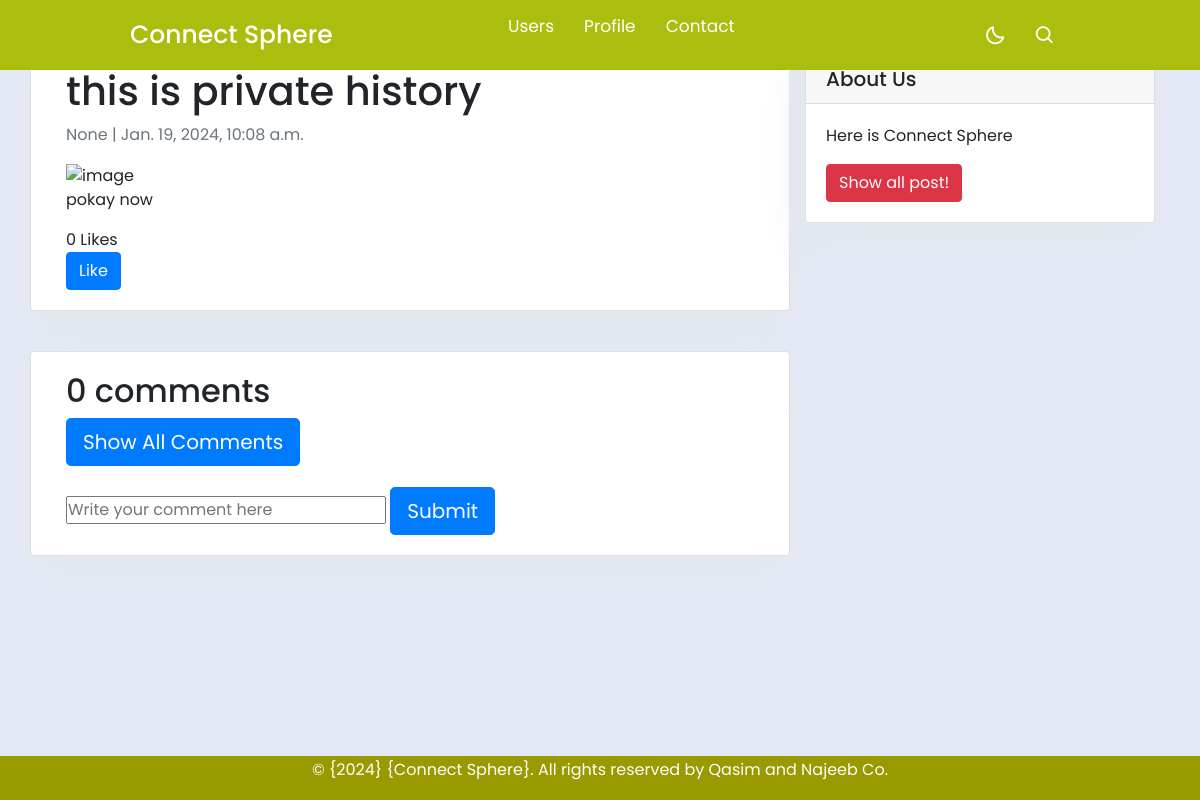
/posts/post_detail/13/, run on an earlier commit of the app's database.
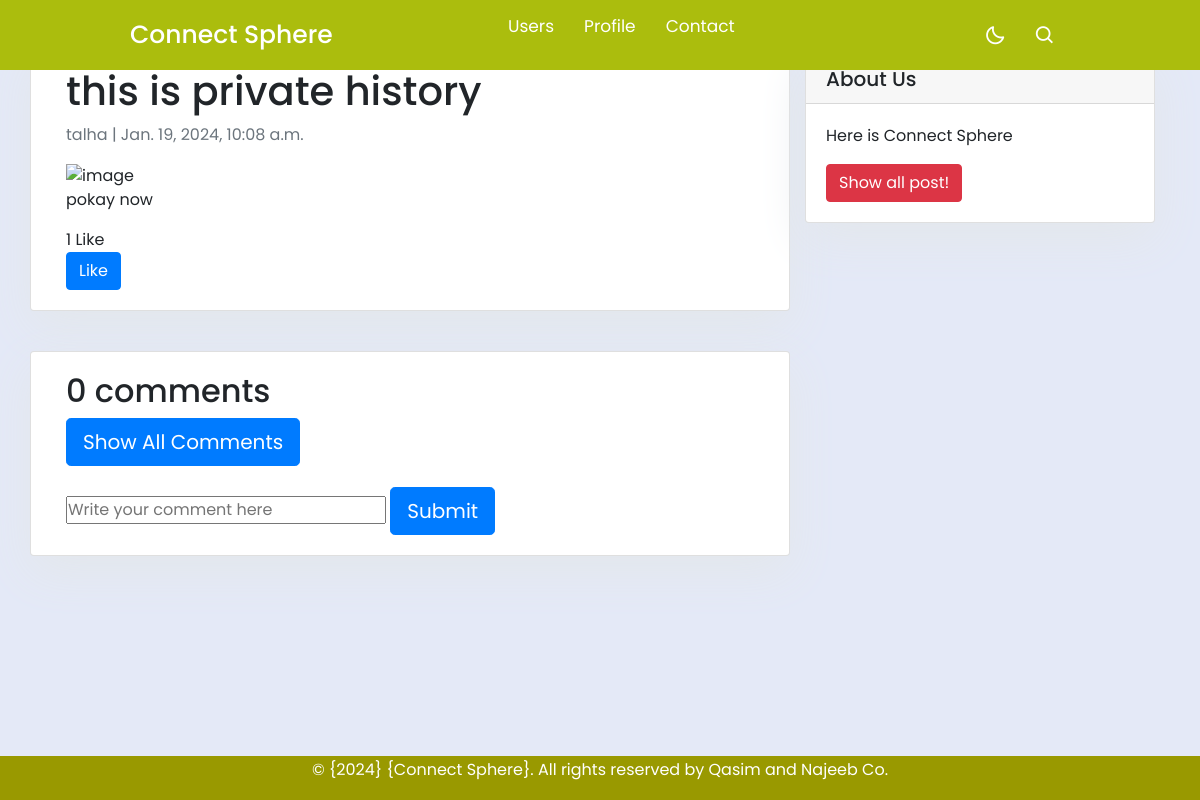
And on a later commit of the database.
### posts/models.py (models this page shows, shortened)
class Post(models.Model):
    title        = models.CharField(max_length=255)
    content      = models.TextField()
    like         = models.ManyToManyField(User, related_name='likes', blank= True, null= True)
    shared_user  = models.ForeignKey(User, on_delete=models.CASCADE, null= True)
    created_on   = models.DateTimeField(default=timezone.now)
    shared_on    = models.DateTimeField(default=timezone.now)
    image        = models.ImageField(upload_to='post_pic', blank=True, null=True)
    is_private   = models.BooleanField(default= False)
    def total_like(self):
        return self.like.count()

### users/models.py (models this page shows)
class User(AbstractUser):
    pass

### posts/views.py (the view)
# urls.py: path('post_detail/<pk>/', post_detail, name='post_detail'),
def post_detail(request, pk):
    post = get_object_or_404(Post, id=pk)
    comments = post.comments.all()
    new_comment = None
    if request.method == 'POST':
            content = request.POST.get('content')
            post_coment = Comment(content = content , post = post , user = request.user )
            post_coment.save()
            return redirect('posts:post_detail', pk=post.id)
    is_liked= True
    if post.like.filter(id=request.user.id). exists():
        is_liked = False
    return render(request, 'posts/detail_post.html', {'post': post, 'new_comment': new_comment, 'comments': comments, "id":pk, 'total_likes': post.total_like(), 'is_liked': is_liked })

### posts/templates/posts/detail_post.html (shortened to what this page needs)
{% extends 'base.html' %}
{% block content %}
<div class="container">
    <div class="row">
        <div class="col-md-8 card mb-4 mt-3 left top">
            <div class="card-body">
                <h1>{% block title %} {{ post.title }} {% endblock title %}</h1>
                <p class=" text-muted">{{ post.shared_user }} | {{ post.created_on }}</p>
                <img src="{{'post.image.url'}}" alt="image">
                <p class="card-text ">{{ post.content | safe }}</p>
                {{ total_likes }} Like{{ total_likes|pluralize }}
                 <form action="{% url 'posts:like_post' post.id %}" method= "POST">
                   {% if is_liked %}
                   <button type="submit" name="post_id" value="{{ post_id }}" class="btn btn-primary">Like</button>
                   {% else %}
                   <button type="submit" name="post_id" value="{{ post_id }}" class="btn btn-danger">dislike</button>
                   {% endif %}
               </form>
            </div>
        </div>
        {% block sidebar %}
        {% include 'sidebar.html' %}
        {% endblock sidebar %}
        <div class="col-md-8 card mb-4 mt-3">
            <div class="card-body">
                <h2>{{ comments.count }} comments</h2>
                <button id="show-all-comments" class="btn btn-primary btn-lg" onclick="toggleComments()">Show All Comments</button>
                <form method="post" style="margin-top: 1.3em;" id="comment-form">
                    <input type="text" placeholder="Write your comment here" name="content">
                    <button type="submit" class="btn btn-primary btn-lg">Submit</button>
                </form>
            </div>
        </div>
    </div>
</div>
{% endblock content %}

What changed in the data, as far as the page shows it:
changed Post "this is private history": shared_user "None" → "talha"
Also different on the page:
{{ total_likes }}: "0" → "1"
